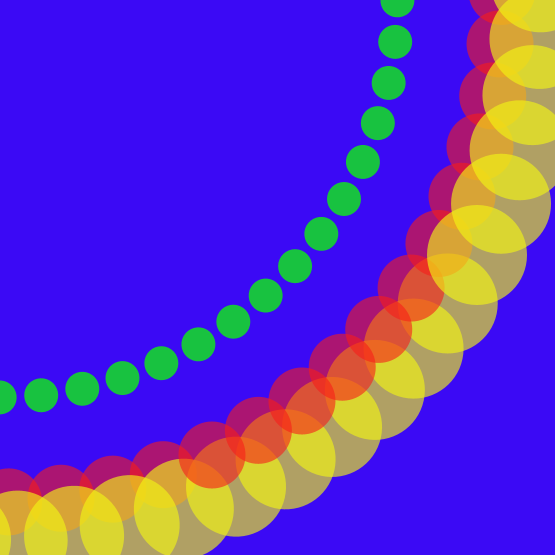
Frame 1 (no input)
Frame 60 (the mouse pressed at the canvas centre just before this capture): identical to frame 1, image omitted
Frame 120 (the mouse held since frame 60 and released just before this capture): identical to frame 1, image omitted

The Processing sketch that drew this single still picture (run headless with seeded random() and noise(); from frame 60 on, the mouse is pressed at the canvas centre):

// Processing sketch: Unit_3_HW_2_pde
// ── Unit_3_HW_2_pde.pde
PVector globe;

void setup(){
  background(255);
  size(555, 555);
  
  new PVector ();
}

void draw(){
  background(59, 9, 245);
  size(555, 555);
  noStroke();
 
    for(float i = 0; i < 60; i += 1){
      rotate(TAU / 60);
  //square #1
  fill(16, 238, 21, 206);
  circle(344, 199, 34);
  //square #2
  fill(241, 244, 20, 164);
  circle(477, 255, 100);
  //square #3
  fill(246, 28, 26, 152);
  circle(212, 455, 67);
  }
}
